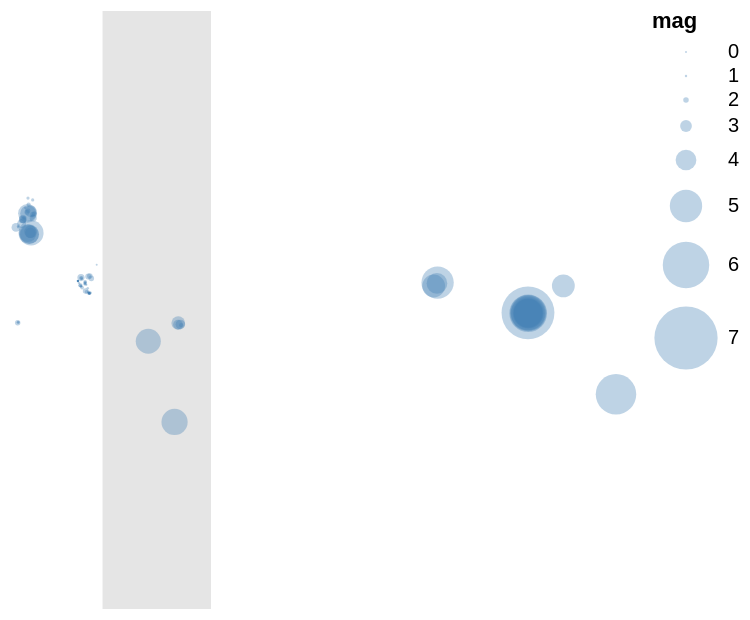

The specification (Vega-Lite) saved for this image:
### Vega specification from a JSON file in a GitHub repository (floating-point values rounded to 4 significant figures)
{"$schema": "https://vega.github.io/schema/vega/v5.json", "background": "white", "padding": 5, "width": 300, "height": 300, "style": "view", "data": [{"name": "param_9_store", "transform": [{"type": "collect", "sort": {"field": "_vgsid_"}}], "values": [{"unit": "view_10", "_vgsid_": [-50, -110]}]}, {"name": "data-fb86529059777efe8f13f1951acfb87c", "values": [{"lon": -118.7, "lat": 34.49, "mag": 2}, {"lon": -118.1, "lat": 34.12, "mag": 1.6}, {"lon": -116.8, "lat": 33.52, "mag": 0.54}, {"lon": -149.1, "lat": 55.77, "mag": 3.8}, {"lon": -122.9, "lat": 38.82, "mag": 0.66}, {"lon": -149.6, "lat": 63.9, "mag": 1.7}, {"lon": -148.6, "lat": 56.57, "mag": 3.1}, {"lon": -117.1, "lat": 34.05, "mag": 1.23}, {"lon": -148.7, "lat": 56.28, "mag": 2.8}, {"lon": -150.2, "lat": 61.7, "mag": 3.8}, {"lon": -149.9, "lat": 61.7, "mag": 3.5}, {"lon": -147.4, "lat": 64.98, "mag": 1.4}, {"lon": -156.5, "lat": 57.87, "mag": 2.6}, {"lon": -122.9, "lat": 38.83, "mag": 0.96}, {"lon": 121.7, "lat": 23.99, "mag": 4.7}, {"lon": -116.8, "lat": 33.5, "mag": 0.48}, {"lon": 121.7, "lat": 24.04, "mag": 4.7}, {"lon": -150.5, "lat": 62.0, "mag": 1.9}, {"lon": -151.5, "lat": 63.09, "mag": 1}, {"lon": -120.6, "lat": 36.01, "mag": 1.56}, {"lon": -117.2, "lat": 40.72, "mag": 2.1}, {"lon": -116.7, "lat": 33.65, "mag": 0.33}, {"lon": -116.8, "lat": 33.49, "mag": 0.82}, {"lon": -116.4, "lat": 40.94, "mag": 2}, {"lon": 72.54, "lat": 38.16, "mag": 5}, {"lon": -122.8, "lat": 38.82, "mag": 0.55}, {"lon": 70.42, "lat": 36.68, "mag": 4.2}, {"lon": -118.9, "lat": 38.4, "mag": 1.6}, {"lon": -84.61, "lat": 9.443, "mag": 4.4}, {"lon": -147.7, "lat": 61.02, "mag": 1.4}, {"lon": -149.9, "lat": 62.34, "mag": 1.8}, {"lon": -149.3, "lat": 55.85, "mag": 3.9}, {"lon": 121.7, "lat": 24.05, "mag": 4.9}, {"lon": -148.5, "lat": 62.29, "mag": 3}, {"lon": -152.7, "lat": 60.22, "mag": 2.4}, {"lon": -153.0, "lat": 60.04, "mag": 2.3}, {"lon": -152.6, "lat": 59.87, "mag": 2.1}, {"lon": -121.6, "lat": 36.91, "mag": 1.51}, {"lon": -155.3, "lat": 58.19, "mag": 1}, {"lon": -116.8, "lat": 33.5, "mag": 0.53}, {"lon": -117.1, "lat": 33.78, "mag": 0.63}, {"lon": -70.33, "lat": -32.47, "mag": 4.5}, {"lon": -117.1, "lat": 33.23, "mag": 0.95}, {"lon": -153.4, "lat": 58.96, "mag": 2.6}, {"lon": 121.8, "lat": 23.95, "mag": 4.8}, {"lon": 72.19, "lat": 37.8, "mag": 4}, {"lon": -121.2, "lat": 40.28, "mag": 2.31}, {"lon": -122.8, "lat": 38.84, "mag": 0.56}, {"lon": 121.8, "lat": 23.94, "mag": 5.4}, {"lon": -117.5, "lat": 35.7, "mag": 1.1}, {"lon": -122.8, "lat": 38.84, "mag": 0.57}, {"lon": 169.5, "lat": -18.97, "mag": 5.6}, {"lon": -118.2, "lat": 37.23, "mag": 0.2}, {"lon": -68.48, "lat": 18.17, "mag": 2.71}, {"lon": 121.8, "lat": 24.04, "mag": 5.3}, {"lon": 121.8, "lat": 24.05, "mag": 5.2}, {"lon": -115.6, "lat": 39.94, "mag": 2}, {"lon": -66.74, "lat": 17.91, "mag": 1.71}, {"lon": -120.7, "lat": 39.82, "mag": 0.5}, {"lon": -116.5, "lat": 33.16, "mag": 0.5}, {"lon": -122.8, "lat": 38.82, "mag": 1}, {"lon": -155.3, "lat": 19.39, "mag": 1.4}, {"lon": -116.3, "lat": 33.32, "mag": 1.12}, {"lon": -155.3, "lat": 19.38, "mag": 0.93}, {"lon": -122.2, "lat": 38.0, "mag": 1.1}, {"lon": -122.8, "lat": 38.82, "mag": 0.88}, {"lon": -150.0, "lat": 65.4, "mag": 1.4}, {"lon": -155.6, "lat": 19.15, "mag": 1.97}, {"lon": -150.1, "lat": 56.18, "mag": 3.7}, {"lon": 121.7, "lat": 23.93, "mag": 5.1}, {"lon": -118.9, "lat": 38.37, "mag": 1.1}, {"lon": -116.7, "lat": 33.58, "mag": 0.52}, {"lon": 121.7, "lat": 24.17, "mag": 6.4}, {"lon": -116.8, "lat": 33.58, "mag": 1.37}, {"lon": -116.8, "lat": 33.5, "mag": 0.46}, {"lon": -112.6, "lat": 45.36, "mag": -0.07}, {"lon": -116.9, "lat": 33.67, "mag": 0.89}, {"lon": -148.3, "lat": 56.25, "mag": 4.4}, {"lon": -155.2, "lat": 57.92, "mag": 1}, {"lon": -121.0, "lat": 40.06, "mag": 1.4}, {"lon": -118.9, "lat": 37.63, "mag": 1.66}, {"lon": -121.0, "lat": 40.05, "mag": 1.7}, {"lon": -68.33, "lat": 19.03, "mag": 3.24}, {"lon": -116.4, "lat": 33.25, "mag": 0.81}, {"lon": -121.1, "lat": 36.56, "mag": 0.88}, {"lon": -121.4, "lat": 36.93, "mag": 1.7}, {"lon": -152.1, "lat": 60.56, "mag": 1.5}, {"lon": 140.9, "lat": 36.75, "mag": 4.2}, {"lon": -147.3, "lat": 61.48, "mag": 1.9}, {"lon": -116.1, "lat": 33.74, "mag": 1.09}, {"lon": -147.1, "lat": 60.5, "mag": 2.3}, {"lon": -116.1, "lat": 33.74, "mag": 0.86}, {"lon": -67.2, "lat": 18.3, "mag": 2.68}, {"lon": -119.0, "lat": 37.53, "mag": 0.41}, {"lon": -146.4, "lat": 61.58, "mag": 1.9}, {"lon": -121.1, "lat": 36.58, "mag": 1}, {"lon": -122.8, "lat": 38.84, "mag": 0.81}, {"lon": -118.9, "lat": 38.05, "mag": 0.7}, {"lon": -116.6, "lat": 33.5, "mag": 0.64}, {"lon": -119.0, "lat": 37.61, "mag": 0.43}]}, {"name": "data_0", "source": "data-fb86529059777efe8f13f1951acfb87c", "transform": [{"type": "identifier", "as": "_vgsid_"}, {"type": "geojson", "fields": ["lon", "lat"], "signal": "view_10_geojson_0"}, {"type": "geopoint", "projection": "projection", "fields": ["lon", "lat"], "as": ["view_10_x", "view_10_y"]}, {"type": "filter", "expr": "isValid(datum[\"mag\"]) && isFinite(+datum[\"mag\"])"}]}], "projections": [{"name": "projection", "size": {"signal": "[width, height]"}, "fit": {"signal": "view_10_geojson_0"}, "type": "mercator"}], "signals": [{"name": "unit", "value": {}, "on": [{"events": "pointermove", "update": "isTuple(group()) ? group() : unit"}]}, {"name": "geo_interval_init_tick", "value": null, "on": [{"events": "timer{1}", "update": "geo_interval_init_tick === null ? {} : geo_interval_init_tick"}]}, {"name": "param_9", "update": "vlSelectionResolve(\"param_9_store\", \"union\")"}, {"name": "projection_center", "update": "invert(\"projection\", [width/2, height/2])"}, {"name": "param_9_init", "init": "[scale(\"projection\", [-50, projection_center[1]]), scale(\"projection\", [-110, projection_center[1]])]"}, {"name": "param_9_longitude", "init": "[param_9_init[0][0], param_9_init[1][0]]", "on": [{"events": {"source": "scope", "type": "pointerdown", "filter": ["!event.item || event.item.mark.name !== \"param_9_brush\""]}, "update": "[x(unit), x(unit)]"}, {"events": {"source": "window", "type": "pointermove", "consume": true, "between": [{"source": "scope", "type": "pointerdown", "filter": ["!event.item || event.item.mark.name !== \"param_9_brush\""]}, {"source": "window", "type": "pointerup"}]}, "update": "[param_9_longitude[0], clamp(x(unit), 0, width)]"}, {"events": [{"source": "view", "type": "dblclick"}], "update": "[0, 0]"}, {"events": {"signal": "param_9_translate_delta"}, "update": "clampRange(panLinear(param_9_translate_anchor.extent_x, param_9_translate_delta.x / span(param_9_translate_anchor.extent_x)), 0, width)"}, {"events": {"signal": "param_9_zoom_delta"}, "update": "clampRange(zoomLinear(param_9_longitude, param_9_zoom_anchor.x, param_9_zoom_delta), 0, width)"}]}, {"name": "param_9_tuple", "on": [{"events": [{"signal": "param_9_longitude"}, {"signal": "geo_interval_init_tick"}], "update": "vlSelectionTuples(intersect([[param_9_longitude[0], 0],[param_9_longitude[1], height]], {markname: \"view_10_marks\"}, unit.mark), {unit: \"view_10\"})"}]}, {"name": "param_9_translate_anchor", "value": {}, "on": [{"events": [{"source": "scope", "type": "pointerdown", "markname": "param_9_brush"}], "update": "{x: x(unit), y: y(unit), extent_x: slice(param_9_longitude)}"}]}, {"name": "param_9_translate_delta", "value": {}, "on": [{"events": [{"source": "window", "type": "pointermove", "consume": true, "between": [{"source": "scope", "type": "pointerdown", "markname": "param_9_brush"}, {"source": "window", "type": "pointerup"}]}], "update": "{x: param_9_translate_anchor.x - x(unit), y: param_9_translate_anchor.y - y(unit)}"}]}, {"name": "param_9_zoom_anchor", "on": [{"events": [{"source": "scope", "type": "wheel", "consume": true, "markname": "param_9_brush"}], "update": "{x: x(unit), y: y(unit)}"}]}, {"name": "param_9_zoom_delta", "on": [{"events": [{"source": "scope", "type": "wheel", "consume": true, "markname": "param_9_brush"}], "force": true, "update": "pow(1.001, event.deltaY * pow(16, event.deltaMode))"}]}, {"name": "param_9_modify", "on": [{"events": {"signal": "param_9_tuple"}, "update": "modify(\"param_9_store\", param_9_tuple, true)"}]}], "marks": [{"name": "param_9_brush_bg", "type": "rect", "clip": true, "encode": {"enter": {"fill": {"value": "#333"}, "fillOpacity": {"value": 0.125}}, "update": {"x": [{"test": "data(\"param_9_store\").length && data(\"param_9_store\")[0].unit === \"view_10\"", "signal": "param_9_longitude[0]"}, {"value": 0}], "y": [{"test": "data(\"param_9_store\").length && data(\"param_9_store\")[0].unit === \"view_10\"", "value": 0}, {"value": 0}], "x2": [{"test": "data(\"param_9_store\").length && data(\"param_9_store\")[0].unit === \"view_10\"", "signal": "param_9_longitude[1]"}, {"value": 0}], "y2": [{"test": "data(\"param_9_store\").length && data(\"param_9_store\")[0].unit === \"view_10\"", "field": {"group": "height"}}, {"value": 0}]}}}, {"name": "view_10_marks", "type": "symbol", "style": ["circle"], "interactive": true, "from": {"data": "data_0"}, "encode": {"update": {"opacity": {"value": 0.35}, "tooltip": {"signal": "{\"lon\": format(datum[\"lon\"], \"\"), \"lat\": format(datum[\"lat\"], \"\"), \"mag\": format(datum[\"mag\"], \"\")}"}, "fill": [{"test": "length(data(\"param_9_store\")) && vlSelectionIdTest(\"param_9_store\", datum)", "value": "goldenrod"}, {"value": "steelblue"}], "ariaRoleDescription": {"value": "circle"}, "description": {"signal": "\"lon: \" + (format(datum[\"lon\"], \"\")) + \"; lat: \" + (format(datum[\"lat\"], \"\")) + \"; mag: \" + (format(datum[\"mag\"], \"\"))"}, "x": {"field": "view_10_x"}, "y": {"field": "view_10_y"}, "size": {"scale": "size", "field": "mag"}, "shape": {"value": "circle"}}}}, {"name": "param_9_brush", "type": "rect", "clip": true, "encode": {"enter": {"fill": {"value": "transparent"}}, "update": {"x": [{"test": "data(\"param_9_store\").length && data(\"param_9_store\")[0].unit === \"view_10\"", "signal": "param_9_longitude[0]"}, {"value": 0}], "y": [{"test": "data(\"param_9_store\").length && data(\"param_9_store\")[0].unit === \"view_10\"", "value": 0}, {"value": 0}], "x2": [{"test": "data(\"param_9_store\").length && data(\"param_9_store\")[0].unit === \"view_10\"", "signal": "param_9_longitude[1]"}, {"value": 0}], "y2": [{"test": "data(\"param_9_store\").length && data(\"param_9_store\")[0].unit === \"view_10\"", "field": {"group": "height"}}, {"value": 0}], "stroke": [{"test": "param_9_longitude[0] !== param_9_longitude[1]", "value": "white"}, {"value": null}]}}}], "scales": [{"name": "size", "type": "pow", "domain": [0, 7], "range": [1, 1000], "exponent": 4, "zero": true}], "legends": [{"size": "size", "symbolType": "circle", "title": "mag", "encode": {"symbols": {"update": {"fill": {"value": "steelblue"}, "opacity": {"value": 0.35}, "stroke": {"value": "transparent"}}}}}]}
